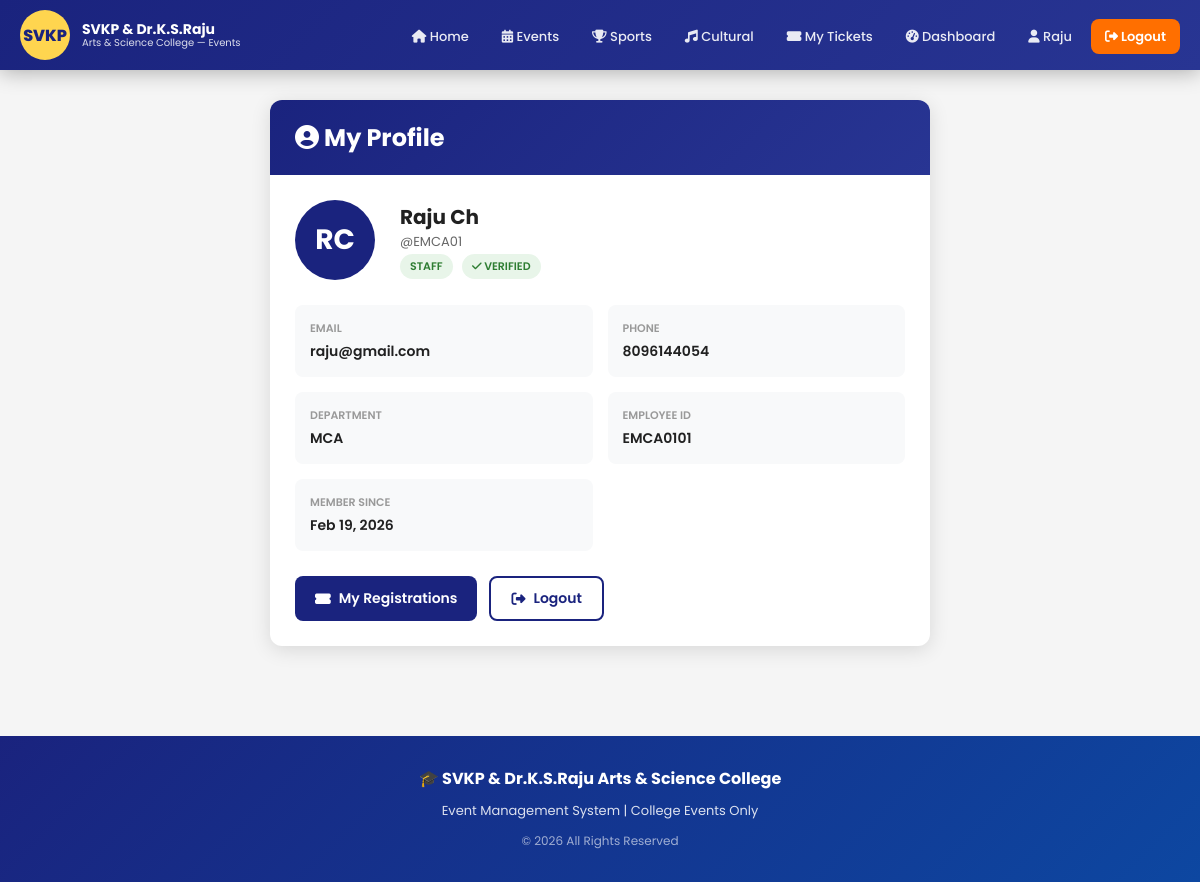
The app's page /accounts/profile/ (signed in) with its own data.
### accounts/models.py (models this page shows, shortened)
class CustomUser(AbstractUser):
    USER_TYPES = (
        ('student', 'Student'),
        ('staff', 'Staff'),
        ('other', 'Other'),
    )
    user_type = models.CharField(max_length=10, choices=USER_TYPES, default='other')
    phone = models.CharField(max_length=15, unique=True)
    roll_number = models.CharField(max_length=20, blank=True, null=True)  # for students
    department = models.CharField(max_length=100, blank=True, null=True)
    employee_id = models.CharField(max_length=20, blank=True, null=True)  # for staff
    is_email_verified = models.BooleanField(default=False)
    is_phone_verified = models.BooleanField(default=False)
    profile_pic = models.ImageField(upload_to='profiles/', blank=True, null=True)
    address = models.TextField(blank=True, null=True)
    created_at = models.DateTimeField(auto_now_add=True)
    class Meta:
        db_table = 'custom_users'

### accounts/views.py (the view)
# urls.py: path('profile/', views.ProfileView.as_view(), name='profile'),
class ProfileView(View):
    def get(self, request):
        if not request.user.is_authenticated:
            return redirect('accounts:login')
        return render(request, 'accounts/profile.html', {'user': request.user})

### templates/accounts/profile.html (shortened to what this page needs)
{% extends 'base/base.html' %}
{% block content %}
<div class="main-content" style="max-width:700px;">
    <div class="card">
        <div class="card-header">
            <h2><i class="fas fa-user-circle"></i> My Profile</h2>
        </div>
        <div class="card-body">
            <div style="display:flex; gap:25px; align-items:center; margin-bottom:25px; flex-wrap:wrap;">
                <div style="width:80px; height:80px; background:var(--primary); border-radius:50%; display:flex; align-items:center; justify-content:center; color:white; font-size:28px; font-weight:700; flex-shrink:0;">
                    {{ user.first_name.0 }}{{ user.last_name.0 }}
                </div>
                <div>
                    <h3 style="font-size:20px; font-weight:700;">{{ user.get_full_name }}</h3>
                    <p style="color:#666; font-size:13px;">@{{ user.username }}</p>
                    <span class="badge badge-{% if user.user_type == 'student' %}academic{% elif user.user_type == 'staff' %}upcoming{% else %}other{% endif %}">
                        {{ user.get_user_type_display }}
                    </span>
                    {% if user.is_phone_verified %}
                    <span class="badge" style="background:#e8f5e9; color:#2e7d32; margin-left:5px;"><i class="fas fa-check"></i> Verified</span>
                    {% endif %}
                </div>
            </div>
            <div style="display:grid; grid-template-columns:1fr 1fr; gap:15px;">
                <div style="padding:15px; background:#f8f9fa; border-radius:8px;">
                    <div style="font-size:11px; color:#999; font-weight:600; margin-bottom:4px;">EMAIL</div>
                    <div style="font-weight:600; font-size:14px;">{{ user.email }}</div>
                </div>
                <div style="padding:15px; background:#f8f9fa; border-radius:8px;">
                    <div style="font-size:11px; color:#999; font-weight:600; margin-bottom:4px;">PHONE</div>
                    <div style="font-weight:600; font-size:14px;">{{ user.phone }}</div>
                </div>
                {% if user.department %}
                <div style="padding:15px; background:#f8f9fa; border-radius:8px;">
                    <div style="font-size:11px; color:#999; font-weight:600; margin-bottom:4px;">DEPARTMENT</div>
                    <div style="font-weight:600; font-size:14px;">{{ user.department }}</div>
                </div>
                {% endif %}
                {% if user.employee_id %}
                <div style="padding:15px; background:#f8f9fa; border-radius:8px;">
                    <div style="font-size:11px; color:#999; font-weight:600; margin-bottom:4px;">EMPLOYEE ID</div>
                    <div style="font-weight:600; font-size:14px;">{{ user.employee_id }}</div>
                </div>
                {% endif %}
                <div style="padding:15px; background:#f8f9fa; border-radius:8px;">
                    <div style="font-size:11px; color:#999; font-weight:600; margin-bottom:4px;">MEMBER SINCE</div>
                    <div style="font-weight:600; font-size:14px;">{{ user.created_at|date:"M d, Y" }}</div>
                </div>
            </div>
            <div style="margin-top:25px; display:flex; gap:12px; flex-wrap:wrap;">
                <a href="{% url 'events:my_registrations' %}" class="btn btn-primary">
                    <i class="fas fa-ticket-alt"></i> My Registrations
                </a>
                <a href="{% url 'accounts:logout' %}" class="btn btn-outline">
                    <i class="fas fa-sign-out-alt"></i> Logout
                </a>
            </div>
        </div>
    </div>
</div>
{% endblock %}

### templates/base/base.html (shortened to what this page needs)
<!DOCTYPE html>
<html lang="en">
<head>
    {% load static %}
    <link href="https://cdnjs.cloudflare.com/ajax/libs/font-awesome/6.4.0/css/all.min.css" rel="stylesheet">
</head>
<body>
    <nav class="navbar">
        <div class="navbar-inner">
            <a href="{% url 'events:home' %}" class="navbar-brand">
                <div class="college-logo">SVKP</div>
                <div class="college-name">
                    <div class="main">SVKP & Dr.K.S.Raju</div>
                    <div class="sub">Arts & Science College — Events</div>
                </div>
            </a>
            <ul class="nav-links">
                <li><a href="{% url 'events:home' %}"><i class="fas fa-home"></i> Home</a></li>
                <li><a href="{% url 'events:event_list' %}"><i class="fas fa-calendar-alt"></i> Events</a></li>
                <li><a href="{% url 'events:event_list' %}?type=sports"><i class="fas fa-trophy"></i> Sports</a></li>
                <li><a href="{% url 'events:event_list' %}?type=cultural"><i class="fas fa-music"></i> Cultural</a></li>
                {% if user.is_authenticated %}
                    <li><a href="{% url 'events:my_registrations' %}"><i class="fas fa-ticket-alt"></i> My Tickets</a></li>
                    {% if user.user_type == 'staff' or user.is_superuser %}
                        <li><a href="{% url 'events:staff_dashboard' %}"><i class="fas fa-tachometer-alt"></i> Dashboard</a></li>
                    {% endif %}
                    <li><a href="{% url 'accounts:profile' %}"><i class="fas fa-user"></i> {{ user.first_name }}</a></li>
                    <li><a href="{% url 'accounts:logout' %}" class="btn-accent"><i class="fas fa-sign-out-alt"></i> Logout</a></li>
                {% else %}
                    <li><a href="{% url 'accounts:login' %}"><i class="fas fa-sign-in-alt"></i> Login</a></li>
                    <li><a href="{% url 'accounts:register_choice' %}" class="btn-accent"><i class="fas fa-user-plus"></i> Register</a></li>
                {% endif %}
            </ul>
        </div>
    </nav>
    {% block content %}{% endblock %}
    <footer>
        <div class="footer-title">🎓 SVKP & Dr.K.S.Raju Arts & Science College</div>
        <p>Event Management System | College Events Only</p>
        <p style="margin-top:8px; font-size:12px; opacity:0.7;">© 2026 All Rights Reserved</p>
    </footer>
</body>
</html>

### templates/base/base.html (style rules this page uses)
:root { --primary: #1a237e; --primary-light: #283593; --secondary: #ff6f00; --accent: #ffd54f; --white: #ffffff; --light-bg: #f5f5f5; --text-dark: #212121; --text-muted: #757575; --success: #2e7d32; --danger: #c62828; --warning: #f9a825; --border-radius: 12px; --shadow: 0 4px 20px rgba(0,0,0,0.12); --shadow-lg: 0 8px 40px rgba(0,0,0,0.15); }
* { margin: 0; padding: 0; box-sizing: border-box; }
body { font-family: 'Poppins', sans-serif; background: var(--light-bg); color: var(--text-dark); }
.navbar { background: linear-gradient(135deg, var(--primary) 0%, var(--primary-light) 100%); padding: 0 20px; position: sticky; top: 0; z-index: 1000; box-shadow: 0 2px 20px rgba(0,0,0,0.3); }
.navbar-inner { max-width: 1200px; margin: 0 auto; display: flex; align-items: center; justify-content: space-between; height: 70px; }
.navbar-brand { display: flex; align-items: center; gap: 12px; text-decoration: none; }
.college-logo { width: 50px; height: 50px; background: var(--accent); border-radius: 50%; display: flex; align-items: center; justify-content: center; font-weight: 800; color: var(--primary); font-size: 16px; }
.college-name { color: white; line-height: 1.2; }
.college-name .main { font-size: 14px; font-weight: 700; }
.college-name .sub { font-size: 10px; opacity: 0.85; }
.nav-links { display: flex; align-items: center; gap: 5px; list-style: none; }
.nav-links a { color: rgba(255,255,255,0.9); text-decoration: none; padding: 8px 14px; border-radius: 8px; font-size: 13px; font-weight: 500; transition: all 0.2s; }
.nav-links .btn-accent { background: var(--secondary); color: white !important; font-weight: 600; }
.main-content { max-width: 1200px; margin: 0 auto; padding: 30px 20px; }
.card { background: white; border-radius: var(--border-radius); box-shadow: var(--shadow); overflow: hidden; }
.card-header { background: linear-gradient(135deg, var(--primary), var(--primary-light)); color: white; padding: 20px 25px; }
.card-body { padding: 25px; }
.btn { display: inline-flex; align-items: center; gap: 8px; padding: 10px 20px; border-radius: 8px; font-size: 14px; font-weight: 600; cursor: pointer; border: none; text-decoration: none; transition: all 0.2s; }
.btn-primary { background: var(--primary); color: white; }
.btn-outline { background: transparent; border: 2px solid var(--primary); color: var(--primary); }
.badge { display: inline-block; padding: 4px 10px; border-radius: 20px; font-size: 11px; font-weight: 600; text-transform: uppercase; }
.badge-upcoming { background: #e8f5e9; color: #2e7d32; }
footer { background: linear-gradient(135deg, var(--primary) 0%, #0d47a1 100%); color: rgba(255,255,255,0.85); text-align: center; padding: 30px 20px; margin-top: 60px; }
footer .footer-title { color: white; font-size: 16px; font-weight: 700; margin-bottom: 8px; }
footer p { font-size: 13px; line-height: 1.8; }

### records on screen
CustomUser: first_name "Raju", first_name.0 "R", last_name.0 "C", get_full_name "Raju Ch", username "EMCA01", user_type "STAFF", email "raju@gmail.com", phone "8096144054", department "MCA", employee_id "EMCA0101", created_at "Feb 19, 2026"
